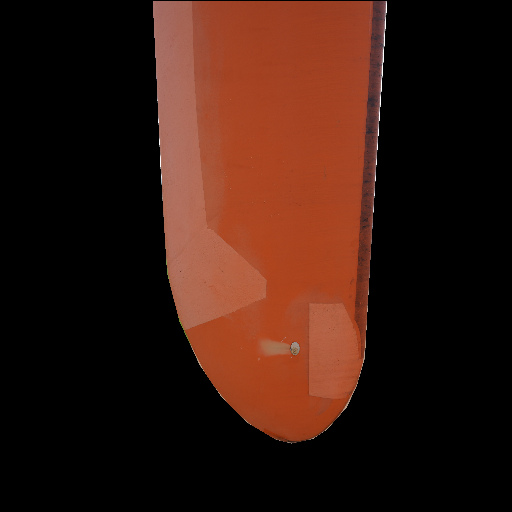
#> input picture 0_082924_2.png, 512 x 512 px
$ python flann_orb_register.py --fixed 0_082924_2.png --moving 0_082924_0.png
#> lines starting #> are read from the running program, lines starting #| are printed output that depends on the picture; after the words box and inside, x2 and y2 are one past the last pixel; in counts of white or black regions, pixels touching at a corner belong together
#> further down, fixed is the input picture: shape (512, 512, 3); mean B, G, R 15.5, 24.9, 53.5
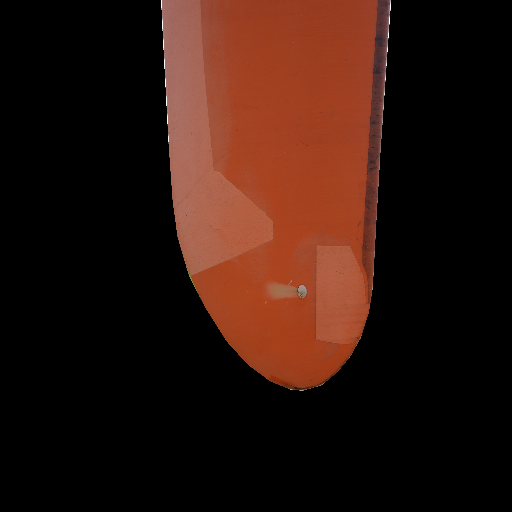
#> input picture 0_082924_0.png, 512 x 512 px
#> further down, moving is the input picture: shape (512, 512, 3); mean B, G, R 13.2, 20.8, 44.9
import argparse
import os
import cv2
import numpy as np

def show(img,win='img',time=30, destroy=True):
    cv2.namedWindow(win,cv2.WINDOW_NORMAL)
    cv2.imshow(win,img)
    cv2.waitKey(time)
    if destroy:
        cv2.destroyWindow(win)

def fuse(moving, fixed):
    fuz = np.zeros([moving.shape[0],moving.shape[1],3], dtype=np.uint8)
    fuz[:,:,1] = cv2.cvtColor(moving, cv2.COLOR_BGR2GRAY)
    fuz[:,:,2] = cv2.cvtColor(fixed, cv2.COLOR_BGR2GRAY)
    show(fuz,win='fused',time=0)
    return fuz

def blend(fixed, moved):
    #import pdb;pdb.set_trace()
    black = np.where(moved==(0,0,0))
    blended = moved.copy()
    blended[black]=fixed[black]
    show(blended,win='blended',time=0)
    return blended

def concat(fixed, moved):
    #import pdb;pdb.set_trace()
    concated = np.concatenate((fixed,moved),axis=1)
    show(concated,win='concated',time=0)
    return concated

def keypoint_register(fixed, moving):
    """ Calcualtes transform matrix(M) bw fixed and moving, returns moved image and M"""
    MIN_MATCHES = 1

    orb = cv2.ORB_create(nfeatures=5000, scaleFactor = 1.2, nlevels = 1,
                         edgeThreshold = 8, firstLevel = 0,
                         WTA_K = 2, scoreType = cv2.FAST_FEATURE_DETECTOR_TYPE_9_16,
                         patchSize = 30, fastThreshold = 20 )

    kp1, des1 = orb.detectAndCompute(moving, None)
#> kp1 = 101 keypoints; strongest (x, y, size): (301, 390, 30), (388, 37, 30), (290, 389, 30), (386, 65, 30)
    kp2, des2 = orb.detectAndCompute(fixed, None)
#> kp2 = 135 keypoints; strongest (x, y, size): (375, 178, 30), (377, 148, 30), (376, 163, 30), (374, 194, 30)
    #import pdb;pdb.set_trace()
    fixed_kp = cv2.drawKeypoints(moving,kp1,None,color=(0,255,0))
    moving_kp = cv2.drawKeypoints(fixed,kp2,None,color=(0,255,0))
    show(fixed_kp,win='fixed_kp',time=30,destroy=False )
    show(moving_kp,win='moving_kp',time=0)
    cv2.destroyWindow('moving_kp')


    index_params = dict(algorithm=6,
                        table_number=6,
                        key_size=12,
                        multi_probe_level=2)
    search_params = {}
    flann = cv2.FlannBasedMatcher(index_params, search_params)
    matches = flann.knnMatch(des1, des2, k=2)
#> matches = 101 matches

    # As per Lowe's ratio test to filter good matches
    good_matches = []

    # Need to draw only good matches, so create a mask
    matchesMask = [[0,0] for i in range(len(matches))]
#> matchesMask = 101 pairs, first value 0 to 0, second value 0 to 0
    # ratio test as per Lowe's paper
    for i,(m,n) in enumerate(matches):
        if m.distance < 0.75 * n.distance:
            matchesMask[i]=[1,0]
            good_matches.append(m)
#> this loop made 101 passes
#> after the loop, good_matches = 38 matches; matchesMask = 101 pairs, first value 0 to 1, second value 0 to 0

    draw_params = dict(matchColor = (0,255,0),
                       singlePointColor = (255,0,0),
                       matchesMask = matchesMask,
                       flags = 0)
#> draw_params = 4 items

    imMatches = cv2.drawMatchesKnn(moving, kp1, fixed, kp2,matches,None,**draw_params)
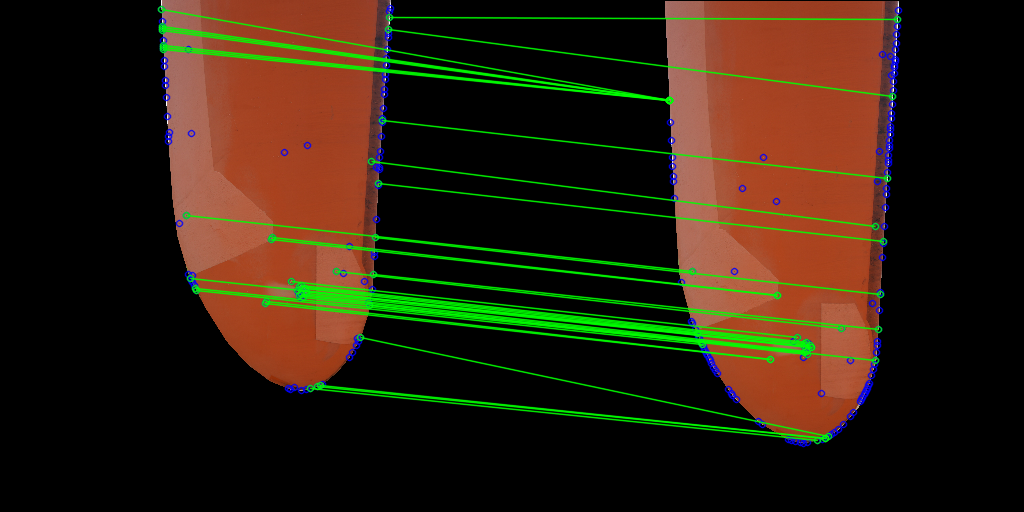
#> imMatches: shape (512, 1024, 3); mean B, G, R 14.8, 32.5, 45.8
    show(imMatches,win='imMatches',time=0)
    print('num matches:',len(good_matches))
#| num matches: 38


    if len(good_matches) > MIN_MATCHES:
        src_points = np.float32([kp1[m.queryIdx].pt for m in good_matches]).reshape(-1, 1, 2)
#> src_points = 38 rows, first 8: [161, 9], [389, 17], [162, 26], [162, 28], [388, 29], [162, 30], [163, 45], [163, 47]
        dst_points = np.float32([kp2[m.trainIdx].pt for m in good_matches]).reshape(-1, 1, 2)
#> dst_points = 38 rows, first 8: [157, 100], [385, 19], [157, 100], [157, 100], [380, 96], [157, 100], [157, 100], [157, 100]
        M, mask = cv2.findHomography(src_points, dst_points, cv2.RANSAC, 5.0)
#> M = [[1.09, 0.00101, -17.3], [0.0691, 1.04, 43.51], [0.000178, 1.81e-05, 1]]; mask = 38 values, max 1 at index 4, min 0 at index 0, mean 0.842
        moved = cv2.warpPerspective(moving, M, (fixed.shape[1], fixed.shape[0]))
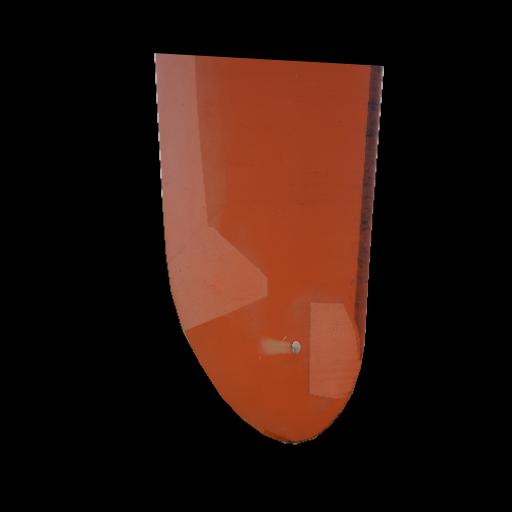
#> moved: shape (512, 512, 3); mean B, G, R 13, 20.5, 44
    else:
        print('registration failed!')
        moved=None
        M=None
    return moved, M


if __name__=='__main__':
    parser = argparse.ArgumentParser(add_help=False)
    parser.add_argument('-f',"--fixed"  , default='crops/18.png', help="path for fixed image")
    parser.add_argument('-m',"--moving" , default='crops/19.png', help="path for moving image")

    args = parser.parse_args()

    fixed = cv2.imread(args.fixed)
    moving = cv2.imread(args.moving)

    moved, M = keypoint_register(fixed, moving)

    outfile = os.path.basename(args.moving)
    outfile = os.path.splitext(outfile)[0]
    outfile = os.path.join('output', outfile)

    cv2.imwrite(outfile+'_moved.jpg',moved)

    fuz = fuse(fixed, moved)
#> in fuse, `fuz[:,:,1] = cv2.cvtColor(moving, cv2.COLOR_BGR2GRAY)`:
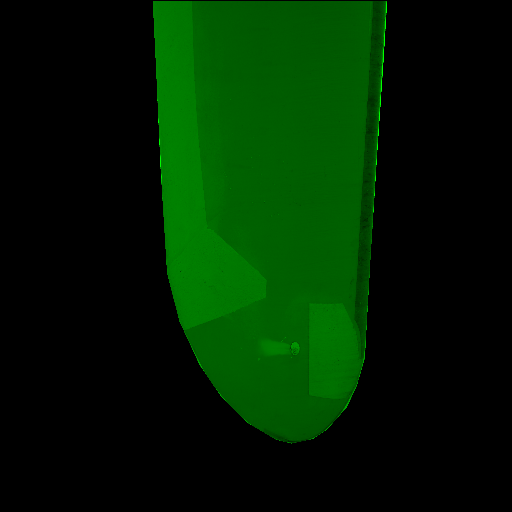
#> fuz: shape (512, 512, 3); mean B, G, R 0, 32.4, 0
#> in fuse, `fuz[:,:,2] = cv2.cvtColor(fixed, cv2.COLOR_BGR2GRAY)`:
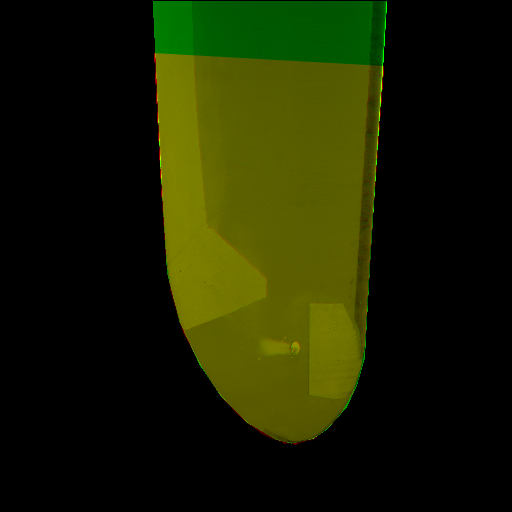
#> fuz: shape (512, 512, 3); mean B, G, R 0, 32.4, 26.7
    cv2.imwrite(outfile+'_fused.jpg',fuz)

    blended = blend(fixed, moved)
#> in blend, `blended[black]=fixed[black]`:
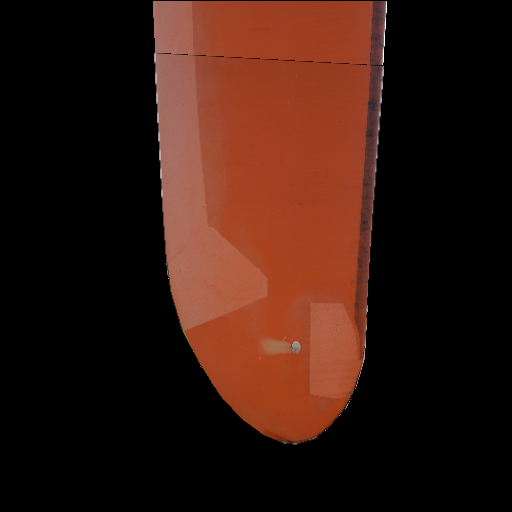
#> blended: shape (512, 512, 3); 5.17% of pixels changed, all inside (x1, y1, x2, y2) = (153, 1, 387, 431)
    cv2.imwrite(outfile+'_blended.jpg',blended)

    concated = concat(fixed, moved)
#> in concat, `concated = np.concatenate((fixed,moved),axis=1)`:
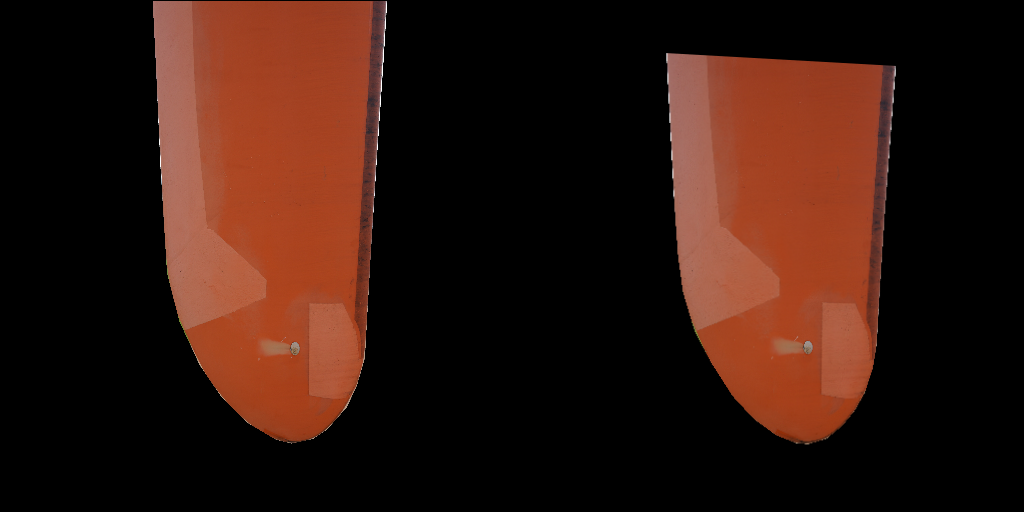
#> concated: shape (512, 1024, 3); mean B, G, R 14.3, 22.7, 48.8
    cv2.imwrite(outfile+'_concated.jpg',concated)
